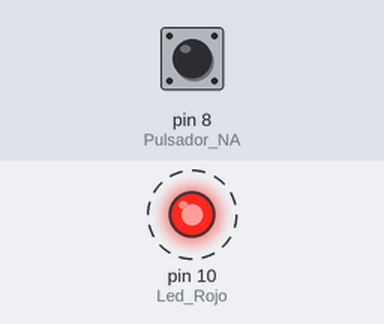
Simulated run of this sketch. Board: Arduino Uno, built with avr-gcc and run on an emulated ATmega328P. On the bench: output pins drawn as LEDs (lit = HIGH). Dashed ring = blinking. The inputs (shaded band) are chosen by the test bench; at power-on: pin 8 (Pulsador_NA) HIGH.

Above: at 0.5 s.
Timing chart, 0 to 4.6 s (numbered marks = the images above):
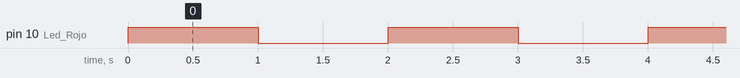

Measured:
- by itself, pin 10 (Led_Rojo): alternates HIGH for 1.0 s and LOW for 1.0 s

The sketch:

explicacion_9.ino
```cpp
//explicacion_9

int Led_Rojo = 10;
int Led_Verde = 9;
int Pulsador_NA = 8;
int Estado_Pulsador_NA = 0;

void setup(){
  pinMode(Led_Rojo, OUTPUT);
  pinMode(Led_Rojo, OUTPUT);
  pinMode(Pulsador_NA, INPUT);

}


void loop(){

  Estado_Pulsador_NA = digitalRead(Pulsador_NA);
/*
Inicio de Arbol Logico del programa:
  En contraste del arbol logico de la explicacion_8 (ver: explicacion_8.ino), en este se utiliza un ciclo while (ver: while*).
  Aunque esto cambie, la funcion del programa se mantiene igual.
  Para leer esta condicion: MIENTRAS el valor de Estado_Pulsador_NA es BAJO (0), entonces ejecutar el bloque de codigo.
  Igual que en explicacion_8, el led rojo va prender y el verde se apagara, se mantiene por 100 millisegundos y se reversa.
  */
  while(Estado_Pulsador_NA == LOW){
    digitalWrite(Led_Rojo, HIGH);
    digitalWrite(Led_Verde, LOW);
    delay(100);
    digitalWrite(Led_Rojo, LOW);
    digitalWrite(Led_Verde, HIGH);
    delay(100);

    Estado_Pulsador_NA = digitalRead(Pulsador_NA);
  }
  //Cuando la condicion anterior se vuelva falsa (cuando se pulsa y se mantiene pulsado el boton), se va a ejecutar el siguiente bloque (saltando el anterior):
  //Parpadear ambos LEDs por dos ciclos con un intervalo de 1 segundo entre prender y apagar.
  digitalWrite(Led_Rojo, HIGH);
  digitalWrite(Led_Verde, HIGH);
  delay(1000);
  digitalWrite(Led_Rojo, LOW);
  digitalWrite(Led_Verde, LOW);
  delay(1000);
  digitalWrite(Led_Rojo, HIGH);
  digitalWrite(Led_Verde, HIGH);
  delay(1000);
  digitalWrite(Led_Rojo, LOW);
  digitalWrite(Led_Verde, LOW);
  delay(1000);
}

/*

while* :
  Se utiliza para REPETIR un bloque de codigo hasta que la condicion se vuelva falsa.
  https://www.arduino.cc/reference/en/language/structure/control-structure/while/

Circuito simulado en: https://www.tinkercad.com/things/eBA8KWzrzRe

*/
```
